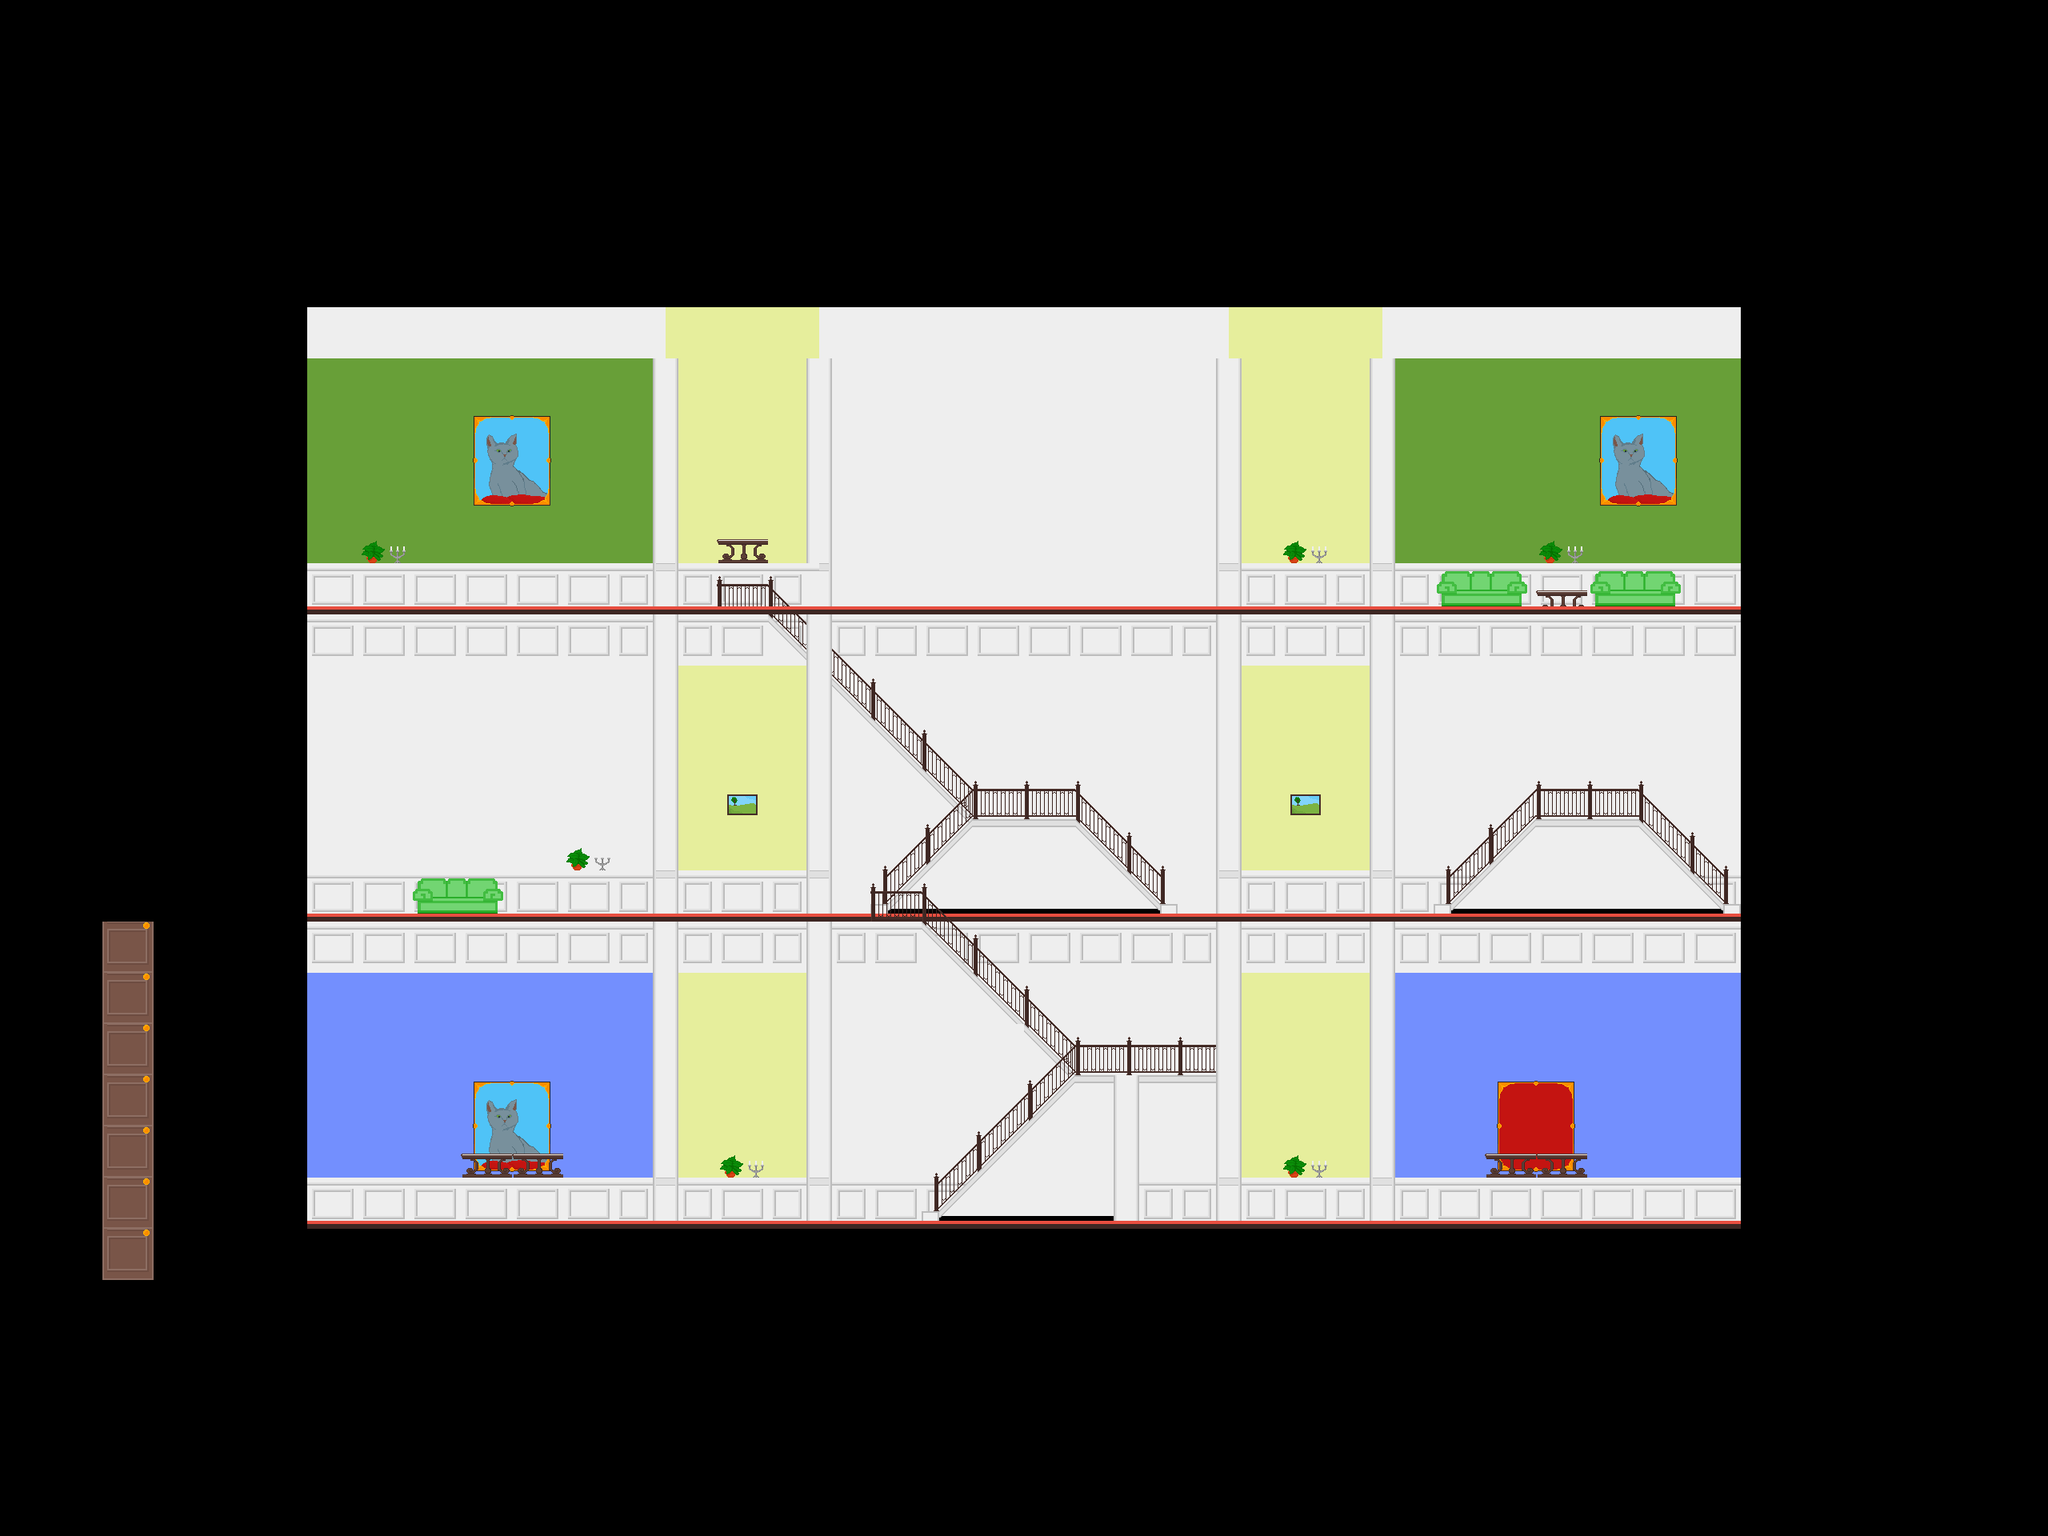

A 2D game scene composited from a Tiled map and its tileset images. What follows is a short description and the map's XML, with each tile layer's data collapsed to a summary:
An orthogonal 40x30 tile map with 64x64 px tiles, 5 tile layers (bg, Layer 2, Layer 3, Layer 4, ...), 2 tilesets and 13 objects (right, down, left, lever).

<map version="1.0" orientation="orthogonal" renderorder="right-down" width="40" height="30" tilewidth="64" tileheight="64" nextobjectid="63">
 <tileset firstgid="1" name="testtiles" tilewidth="64" tileheight="64" tilecount="100" columns="10">
  <image source="../graphics/testtiles.png" width="640" height="640" />
 </tileset>
 <tileset firstgid="101" name="testtiles2" tilewidth="64" tileheight="64" tilecount="100" columns="10">
  <image source="../graphics/testtiles2.png" width="640" height="640" />
 </tileset>
 <layer name="bg" width="40" height="30">
  <data>[1200 cells, 1198 non-empty, 36 distinct tile ids]</data>
 </layer>
 <layer name="Layer 2" width="40" height="30">
  <data>[1200 cells, 1200 non-empty, 32 distinct tile ids]</data>
 </layer>
 <layer name="Layer 3" width="40" height="30">
  <data>[1200 cells, 504 non-empty, 21 distinct tile ids]</data>
 </layer>
 <layer name="Layer 4" width="40" height="30">
  <data>[1200 cells, 50 non-empty, 13 distinct tile ids]</data>
 </layer>
 <layer name="foreground" width="40" height="30">
  <data>[1200 cells, 1200 non-empty, 1 distinct tile ids]</data>
 </layer>
 <objectgroup name="col">
  <object id="50" x="384" y="768">
   <polyline points="0,0 576,0 704,128" />
  </object>
  <object id="51" x="2176" y="768">
   <polyline points="0,0 -1024,0" />
  </object>
  <object id="52" x="2176" y="1152">
   <polyline points="0,0 -832,0" />
  </object>
  <object id="55" x="1344" y="1024">
   <polyline points="0,0 -128,0" />
  </object>
  <object id="56" x="384" y="1152">
   <polyline points="0,0 768,0 832,64" />
  </object>
  <object id="58" x="1536" y="1152">
   <polyline points="0,0 0,192 -192,192 -256,256" />
  </object>
  <object id="59" x="2048" y="1024">
   <polyline points="0,0 -128,0" />
  </object>
  <object id="61" x="576" y="1472">
   <polyline points="0,0 128,0" />
  </object>
  <object id="62" x="384" y="1536">
   <polyline points="0,0 1792,0 1792,-1152 0,-1152 0,0" />
  </object>
 </objectgroup>
 <objectgroup name="doors">
  <object id="33" name="right" gid="42" x="2092.39" y="691.182" width="64" height="64" />
  <object id="34" name="down" gid="42" x="1891.82" y="1459.73" width="64" height="64" />
  <object id="42" name="left" gid="42" x="410.576" y="1069.97" width="64" height="64" />
 </objectgroup>
 <objectgroup name="objects" visible="0">
  <object id="39" type="lever" gid="106" x="461" y="256" width="64" height="64">
   <properties>
    <property name="direction" value="left" />
   </properties>
  </object>
 </objectgroup>
 <objectgroup name="enemies" />
 <objectgroup name="temp" />
</map>